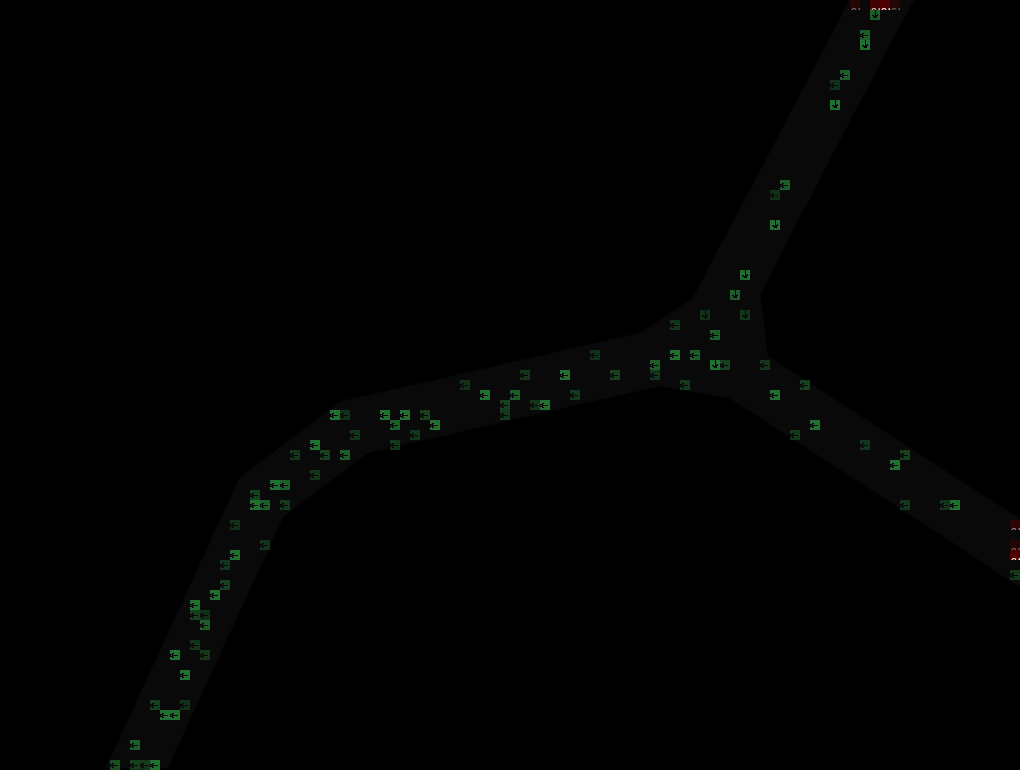

A level layout from a 2D game, rendered from its tile map. Below: a short description, then the map file with tile-grid data replaced by summaries:
An orthogonal 102x77 tile map with 10x10 px tiles, 8 tile layers (PATH1, PATH2, PATH3, PATH4, ...), 1 image layer.

<map version="1.0" orientation="orthogonal" width="102" height="77" tilewidth="10" tileheight="10">
 <tileset firstgid="1" name="grounds" tilewidth="10" tileheight="10">
  <image source="grounds.png" width="128" height="128" />
  <tile id="37">
   <properties>
    <property name="dir" value="start" />
   </properties>
  </tile>
  <tile id="49">
   <properties>
    <property name="dir" value="up" />
   </properties>
  </tile>
  <tile id="60">
   <properties>
    <property name="dir" value="left" />
   </properties>
  </tile>
  <tile id="61">
   <properties>
    <property name="dir" value="start" />
   </properties>
  </tile>
  <tile id="62">
   <properties>
    <property name="dir" value="right" />
   </properties>
  </tile>
  <tile id="73">
   <properties>
    <property name="dir" value="down" />
   </properties>
  </tile>
 </tileset>
 <imagelayer name="Image Layer 1" width="102" height="77" opacity="0.33">
  <image source="ZombieMoveMap1.png" />
 </imagelayer>
 <layer name="PATH1" width="102" height="77" opacity="0.82">
  <data>[7854 cells, 16 non-empty, 3 distinct tile ids]</data>
 </layer>
 <layer name="PATH2" width="102" height="77" opacity="0.43">
  <data>[7854 cells, 11 non-empty, 3 distinct tile ids]</data>
 </layer>
 <layer name="PATH3" width="102" height="77" opacity="0.37">
  <data>[7854 cells, 11 non-empty, 3 distinct tile ids]</data>
 </layer>
 <layer name="PATH4" width="102" height="77" opacity="0.46">
  <data>[7854 cells, 11 non-empty, 2 distinct tile ids]</data>
 </layer>
 <layer name="PATH5" width="102" height="77" opacity="0.42">
  <data>[7854 cells, 11 non-empty, 2 distinct tile ids]</data>
 </layer>
 <layer name="PATH6" width="102" height="77" opacity="0.54">
  <data>[7854 cells, 13 non-empty, 2 distinct tile ids]</data>
 </layer>
 <layer name="PATH7" width="102" height="77">
  <data>[7854 cells, 16 non-empty, 2 distinct tile ids]</data>
 </layer>
 <layer name="PATH8" width="102" height="77">
  <data>[7854 cells, 15 non-empty, 3 distinct tile ids]</data>
 </layer>
</map>
